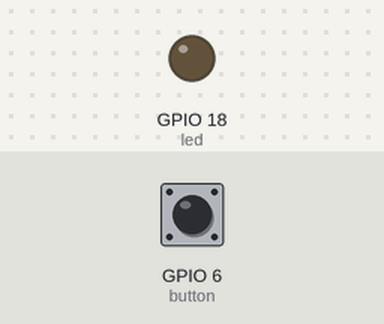
This program was run on a simulated Raspberry Pi (BCM pin numbers). Shown: output pins drawn as LEDs (lit = HIGH). Dashed ring = blinking. The test bench sets the inputs (shaded band); at power-on: GPIO 6 (button) HIGH.

Above: at 1.2 s.
1.3 s: GPIO 6 (button) pulled LOW for 1 s
At 1.45 s:
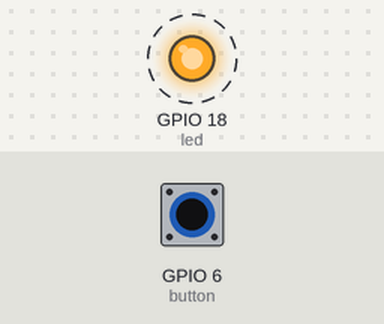
3.8 s: GPIO 6 (button) pulled LOW for 0.15 s
At 4.2 s:
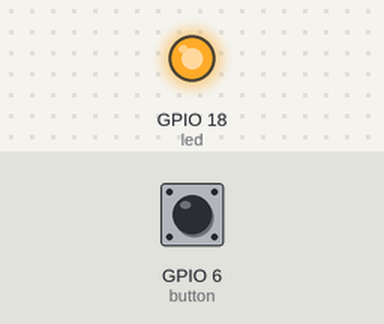
5.4 s: GPIO 6 (button) pulled LOW for 3.2 s
At 8.9 s:
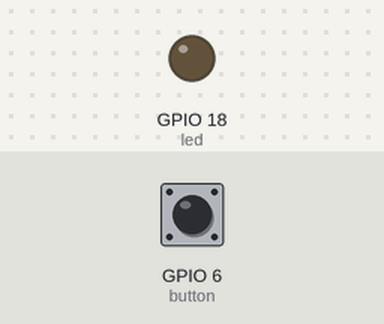
Timing chart, 0 to 10.4 s (numbered marks = the images above; inputs shaded):
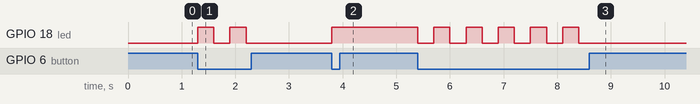

The program:

button_led.py
```python
from gpiozero import LED
from time import sleep
from gpiozero import Button

led = LED(18)
button = Button(6)

while True:
    button.wait_for_press()
    led.on()
    sleep(0.3)
    button.wait_for_press()
    led.off()
    sleep(0.3)
```

Measured:
- after the input at 1.3 s, GPIO 18 (led): alternates HIGH for 0.30 s and LOW for 0.30 s, 4 changes in all, then stays LOW, starting at once
- after the input at 3.8 s, GPIO 18 (led): LOW → HIGH at once
- after the input at 5.4 s, GPIO 18 (led): alternates HIGH for 0.30 s and LOW for 0.30 s, 11 changes in all, then stays LOW, starting at once
